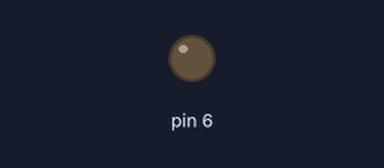
A sketch run on a simulated Arduino Uno, built with avr-gcc and run on an emulated ATmega328P. Shown: output pins drawn as LEDs (lit = HIGH).

Above: at 0.1 s.
At 11.1 s:
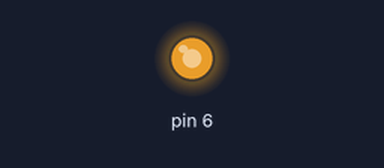
At 16.1 s:
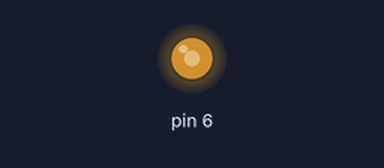
At 26.1 s:
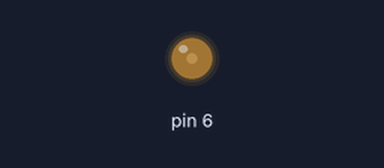
Timing chart, 0 to 40.0 s (numbered marks = the images above):
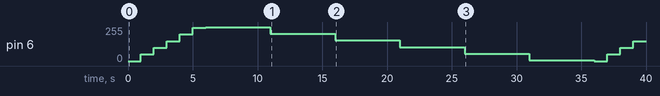

Measured:
- by itself, pin 6: 0/255 → 50/255 at 1.0 s, → 100/255 1.0 s later, → 150/255 1.0 s later, → 200/255 1.0 s later, … (15 changes in this stretch)

The sketch:

gl_birne_arduino.ino
```cpp
void setup() {
  pinMode(6,OUTPUT);

}

void loop() {
  for(int dutycycle = 0; dutycycle<=255; dutycycle = dutycycle+50){
    analogWrite(6, dutycycle);
    delay(1000);
  }
  for(int dutycycle = 255; dutycycle>=0; dutycycle = dutycycle-50){
    analogWrite(6, dutycycle);
    delay(5000);
  }
}
```
